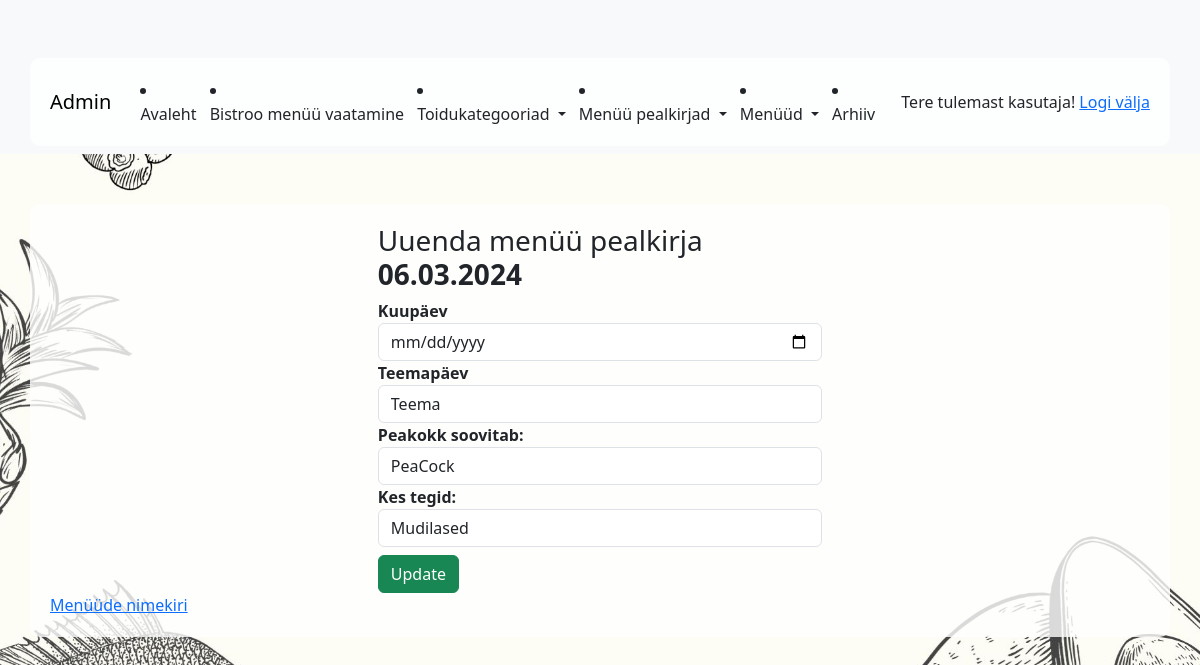
/app_admin/heading_update/15 (signed in), run on the app's committed database.
### app_admin/models.py (models this page shows, shortened)
class Heading(models.Model):
    date = models.DateField(blank=False, null=False, unique=True, verbose_name="Kuupäev")
    topic = models.CharField(max_length=100, null=True, blank=True, verbose_name="Teemapäev")
    chef = models.CharField(max_length=100, null=True, blank=True, verbose_name="Peakokk soovitab:")
    student = models.CharField(max_length=100, null=True, blank=True, verbose_name="Kes tegid:")
    def __str__(self):
        return f'{self.date.strftime("%d.%m.%Y")}'
    class Meta:
        ordering = ['-date']

### app_admin/views.py (the view, shortened to what this page needs)
# urls.py: path('heading_update/<int:pk>', views.HeadingUpdateView.as_view(), name='heading_update'),
class HeadingUpdateView(ManagerRequiredMixin, UpdateView):
    model = Heading
    form_class = HeadingForm
    template_name = 'app_admin/heading_update.html'
    success_url = reverse_lazy('app_admin:heading_list')

### app_admin/forms.py (shortened to what this page needs)
class HeadingForm(forms.ModelForm):
    class Meta:
        model = Heading
        fields = ['date', 'topic', 'chef', 'student']
        widgets = {
            'date': forms.DateInput(format='%d/%m/%Y', attrs={'type': 'date', 'class': 'form-control', 'id': 'date'}),
            'topic': forms.TextInput(attrs={'type': 'text', 'class': 'form-control', 'placeholder': ''}),
            'chef': forms.TextInput(attrs={'type': 'text', 'class': 'form-control'}),
            'student': forms.TextInput(attrs={'type': 'text', 'class': 'form-control'}),
        }

### app_admin/views.py (called while the page is built)
    def test_func(self):
        return self.request.user.groups.filter(name='Manager').exists()

### app_admin/templates/app_admin/heading_update.html (shortened to what this page needs)
{% extends 'base_admin.html' %}
{% block content %}
	<div class="row">
    <div class="col-5 mx-auto">
        <h3>Uuenda menüü pealkirja <span class="fw-bold">{{ heading }}</span></h3>
        <form method="post" class="form">
            {% for field in form %}
            	<div class="form-field">
                    <label for="{{ field.id_for_label }}" class="fw-bold">{{ field.label }}</label>
                    {{ field }}
                </div>
            {% endfor %}
            <input type="submit" value="Update" class="btn btn-success mt-2">
        </form>
    </div>
    <a href="{% url 'app_admin:heading_list' %}">Menüüde nimekiri</a>
    </div>
{% endblock %}

### templates/menu_admin.html (shortened to what this page needs)
<nav class="navbar navbar-expand-lg navbar-light bg-light">
  <div class="container">
    {% if user.is_authenticated %}
      <a class="navbar-brand" href="http://127.0.0.1:8000/admin/"> Admin </a>
        <li class="nav-item">
        <a class="nav-link" href="{% url "app_admin:index" %}" >Avaleht</a>
        </li>
        <li class="nav-item">
        <a class="nav-link" href="{% url "app_public:index" %}" >Bistroo menüü vaatamine</a>
        </li>
              <li class="nav-item dropdown">
          <a class="nav-link dropdown-toggle" href="#" role="button" data-bs-toggle="dropdown" aria-expanded="false">
                Toidukategooriad
          </a>
        </li>
              <li class="nav-item dropdown">
          <a class="nav-link dropdown-toggle" href="#" role="button"  data-bs-toggle="dropdown" aria-expanded="false">
               Menüü pealkirjad
          </a>
        </li>
        <li class="nav-item dropdown">
          <a class="nav-link dropdown-toggle" href="#" role="button"  data-bs-toggle="dropdown" aria-expanded="false">
               Menüüd
          </a>
        </li>
         <li class="nav-item">
    <a class="nav-link" href="{% url 'app_admin:archive_page' %}">Arhiiv</a>
  </li>
{% endif %}
  {% if user.is_authenticated  %}
    	<span class="nav-link">Tere tulemast {{ user.username }}! <a href="{% url 'logout' %}">Logi välja</a></span>
 {% else %}
        <span class="nav-link">Kui sa soovid menüüd muuta, siis sa pead sisse logima! <a href="{% url 'login' %}">Logi sisse</a></span>
    {% endif %}
    </div>
</nav>

### data on the page
Heading: date "06.03.2024", form "Teema" "PeaCock" "Mudilased"

### other printed values
{{ user.username }} "kasutaja"
{{ field.label }} "Kuupäev" "Teemapäev" "Peakokk soovitab:" "Kes tegid:"
